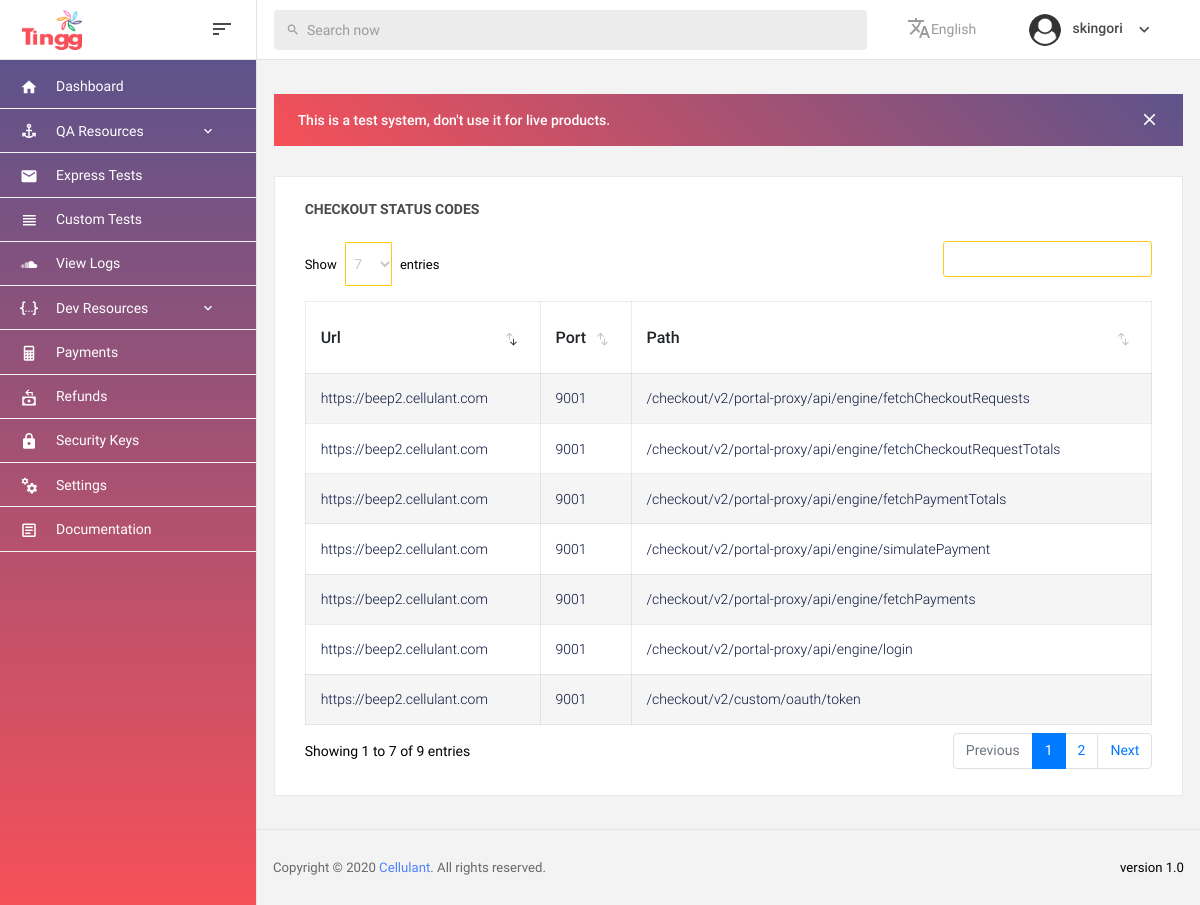
The page /accounts/endpoints/ (signed in) on the database its author committed.
### autoapp_tingg/models.py (models this page shows, shortened)
class APISettings(models.Model):
    display_name = models.CharField(max_length=30)
    unique_name = models.CharField(max_length=50, unique=True)
    url = models.URLField()
    port = models.IntegerField()
    path = models.CharField(max_length=200)
    description = models.TextField()
    class Meta:
        verbose_name = 'Endpoint'
        verbose_name_plural = 'Endpoints'
        db_table = 'APISettings'

### autoapp_tingg/views.py (the view)
# urls.py: path('endpoints/', views.GetEndpointsList.as_view(), name='endpoints'),
class GetEndpointsList(ListView):
    template_name = 'home/api_endpoints.html'
    model = APISettings
    def get_context_data(self, **kwargs):
        context = super().get_context_data(**kwargs)
        context['username'] = self.request.session['username']
        return context

### autoapp_tingg/templates/home/api_endpoints.html
{% extends 'home/base.html' %}
{% load static %}
{% block content-wrapper %}
    {% block home-message %}
        {% block home-banner %}
            {% include 'partials/_banner.html' %}
        {% endblock home-banner %}
        {% include 'partials/_endpoints_table.html' %}
    {% endblock home-message %}
{% endblock %}

### autoapp_tingg/templates/home/base.html (shortened to what this page needs)
{% load static i18n %}
<!DOCTYPE html>
<html lang="en">
<head>
    <link rel="stylesheet" href="{% static 'vendors/mdi/css/materialdesignicons.min.css' %}">
    <link rel="stylesheet" href="{% static 'vendors/base/vendor.bundle.base.css' %}">
    <link rel="stylesheet" href="{% static 'vendors/datatables.net-bs4/dataTables.bootstrap4.css' %}">
    <link rel="stylesheet" href="{% static 'css/style.css' %}">
    <link href="https://cdn.jsdelivr.net/gh/gitbrent/bootstrap4-toggle@3.6.1/css/bootstrap4-toggle.min.css" rel="stylesheet">
</head>
<body>
<div class="container-scroller">
    {% include 'partials/_navbar.html' %}
    <div class="container-fluid page-body-wrapper">
        {% include 'partials/_sidebar.html' %}
        <div class="main-panel">
            <div class="content-wrapper">
                {% block content-wrapper %}
                {% endblock content-wrapper %}
            </div>
            {% include 'partials/_footer.html' %}
        </div>
    </div>
</div>
</body>
</html>

### autoapp_tingg/templates/partials/_navbar.html (shortened to what this page needs)
{% load static i18n %}
<nav class="navbar col-lg-12 col-12 p-0 fixed-top d-flex flex-row">
    <div class="navbar-brand-wrapper d-flex justify-content-center">
        <div class="navbar-brand-inner-wrapper d-flex justify-content-between align-items-center w-100">
            <a class="navbar-brand brand-logo" href=""><img src="{% static 'images/Tingg.png' %}" alt="logo"/></a>
            <button class="navbar-toggler navbar-toggler align-self-center" type="button" data-toggle="minimize">
                <span class="mdi mdi-sort-variant"></span>
            </button>
        </div>
    </div>
    <div class="navbar-menu-wrapper d-flex align-items-center justify-content-end">
        <ul class="navbar-nav mr-lg-4 w-100">
            <li class="nav-item nav-search d-none d-lg-block w-100">
                <div class="input-group">
                    <div class="input-group-prepend">
            <span class="input-group-text" id="search">
              <i class="mdi mdi-magnify"></i>
            </span>
                    </div>
                    <input type="text" class="form-control" placeholder="Search now" aria-label="search"
                           aria-describedby="search">
                </div>
            </li>
        </ul>
        <ul class="navbar-nav navbar-nav-right">
            <li class="nav-item dropdown mr-4">
                <a class="nav-link count-indicator dropdown-toggle d-flex align-items-center justify-content-center notification-dropdown"
                   id="notificationDropdown" href="#" data-toggle="dropdown">
                    <i class="mdi mdi-translate mx-0"></i>
                    {% get_current_language as LANGUAGE_CODE %}
                    {% get_available_languages as LANGUAGES %}
                    {% get_language_info_list for LANGUAGES as languages %}
                    {% for language in languages %}
                        <span class="nav-profile-name">{% if language.code == LANGUAGE_CODE %}
                            {{ language.name_local }}{% endif %}</span>
                    {% endfor %}
                </a>
            </li>
            <li class="nav-item nav-profile dropdown">
                <a class="nav-link dropdown-toggle" href="#" data-toggle="dropdown" id="profileDropdown">
                    <img src="{% static 'images/faces/user.png' %}" alt="profile"/>
                    <span class="nav-profile-name">{% if username %}{{ username }}{% else %}
                        Configuration {% endif %}</span>
                </a>
            </li>
        </ul>
    </div>
</nav>

### autoapp_tingg/templates/partials/_language_form.html (shortened to what this page needs)
{% load i18n %}

### autoapp_tingg/templates/partials/_sidebar.html (shortened to what this page needs)
<nav class="sidebar sidebar-offcanvas" id="sidebar">
    <ul class="nav">
        <li class="nav-item">
            <a class="nav-link" href="{% url 'qa_app:home' %}">
                <i class="mdi mdi-home menu-icon"></i>
                <span class="menu-title">Dashboard</span>
            </a>
        </li>
        <li class="nav-item">
            <a class="nav-link" data-toggle="collapse" href="#ui-basic" aria-expanded="false" aria-controls="ui-basic">
                <i class="mdi mdi-anchor menu-icon"></i>
                <span class="menu-title">QA Resources</span>
                <i class="menu-arrow"></i>
            </a>
        </li>
        <li class="nav-item">
            <a class="nav-link" href="{% url 'main_app:checkout' %}">
                <i class="mdi mdi-email menu-icon"></i>
                <span class="menu-title">Express Tests</span>
            </a>
        </li>
        <li class="nav-item">
            <a class="nav-link" href="">
                <i class="mdi mdi-view-headline menu-icon"></i>
                <span class="menu-title">Custom Tests</span>
            </a>
        </li>
        <li class="nav-item">
            <a class="nav-link" href="">
                <i class="mdi mdi-soundcloud menu-icon"></i>
                <span class="menu-title">View Logs</span>
            </a>
        </li>
         <li class="nav-item">
            <a class="nav-link" data-toggle="collapse" href="#dev-basic" aria-expanded="false" aria-controls="ui-basic">
                <i class="mdi mdi-json menu-icon"></i>
                <span class="menu-title">Dev Resources</span>
                <i class="menu-arrow"></i>
            </a>
        </li>
        <li class="nav-item">
            <a class="nav-link" href="{% url 'main_app:payments' %}">
                <i class="mdi mdi-calculator menu-icon"></i>
                <span class="menu-title">Payments</span>
            </a>
        </li>
        <li class="nav-item">
            <a class="nav-link" href="{% url 'main_app:refunds' checkout_id=0 merchant_id=0 amount=0 %}">
                <i class="mdi mdi-cash-refund menu-icon"></i>
                <span class="menu-title">Refunds</span>
            </a>
        </li>
        <li class="nav-item">
            <a class="nav-link" href="{% url 'main_app:user_keys' %}">
                <i class="mdi mdi-lock menu-icon"></i>
                <span class="menu-title">Security Keys</span>
            </a>
        </li>
        <li class="nav-item">
            <a class="nav-link" href="{% url 'admin:index' %}">
                <i class="mdi mdi-cogs menu-icon"></i>
                <span class="menu-title">Settings</span>
            </a>
        </li>
        <li class="nav-item">
            <a class="nav-link" href="">
                <i class="mdi mdi-file-document-box-outline menu-icon"></i>
                <span class="menu-title">Documentation</span>
            </a>
        </li>
    </ul>
</nav>

### autoapp_tingg/templates/partials/_banner.html (shortened to what this page needs)
{% load i18n %}
<div class="row" id="proBanner">
    <div class="col-md-12 grid-margin">
        <div class="card bg-gradient-success-cellulant border-0">
            <div class="card-body py-3 px-4 d-flex align-items-center justify-content-between flex-wrap">
                <p class="mb-0 text-white font-weight-medium" id="text1">
                        </p>
                <div class="d-flex">
                    <button id="bannerClose" class="btn border-0 p-0">
                        <i class="mdi mdi-close text-white"></i>
                    </button>
                </div>
            </div>
        </div>
    </div>
</div>

### autoapp_tingg/templates/partials/_endpoints_table.html
{% load i18n %}
<div class="card">
    <div class="card-body">
        <div class="d-flex justify-content-between flex-wrap card-title">
            <div class="d-flex align-items-end flex-wrap">
                <div class="mr-md-3 mr-xl-5">
                    {% trans 'Checkout Status Codes' %}
                </div>
            </div>
        </div>
        <div class="table-responsive">
        {% if object_list %}
            <table id="checkout_requests" class="table table-striped table-hover">
                <thead>
                <tr>
                    <th>Url</th>
                    <th>Port</th>
                    <th>Path</th>
                </tr>
                </thead>
                <tbody>
                {% for i in object_list %}
                    <tr>
                        <td>{{ i.url }}</td>
                    <td>{{ i.port }}</td>
                    <td>{{ i.path }}</td>
                    </tr>
                {% endfor %}
                </tbody>
            </table>
        {% else %}
        No data found!
        {% endif %}
        </div>
    </div>
</div>

### autoapp_tingg/templates/partials/_footer.html
<footer class="footer">
  <div class="d-sm-flex justify-content-center justify-content-sm-between">
    <span class="text-muted text-center text-sm-left d-block d-sm-inline-block">Copyright © {% now 'Y' %} <a
        href="https://cellulant.co.ke/" target="_blank">Cellulant</a>. All rights reserved.</span>
    <span class="float-none float-sm-right d-block mt-1 mt-sm-0 text-center">version 1.0</span>
  </div>
</footer>

### rows shown on the page
APISettings: url "https://beep2.cellulant.com", port "9001", path "/checkout/v2/portal-proxy/api/engine/fetchCheckoutRequests"
APISettings: url "https://beep2.cellulant.com", port "9001", path "/checkout/v2/portal-proxy/api/engine/fetchCheckoutRequestTotals"
APISettings: url "https://beep2.cellulant.com", port "9001", path "/checkout/v2/portal-proxy/api/engine/fetchPaymentTotals"
APISettings: url "https://beep2.cellulant.com", port "9001", path "/checkout/v2/portal-proxy/api/engine/simulatePayment"
APISettings: url "https://beep2.cellulant.com", port "9001", path "/checkout/v2/portal-proxy/api/engine/fetchPayments"
APISettings: url "https://beep2.cellulant.com", port "9001", path "/checkout/v2/portal-proxy/api/engine/login"
APISettings: url "https://beep2.cellulant.com", port "9001", path "/checkout/v2/custom/oauth/token"

### other values the page prints
{{ language.name_local }} "English"
{{ username }} "skingori"
